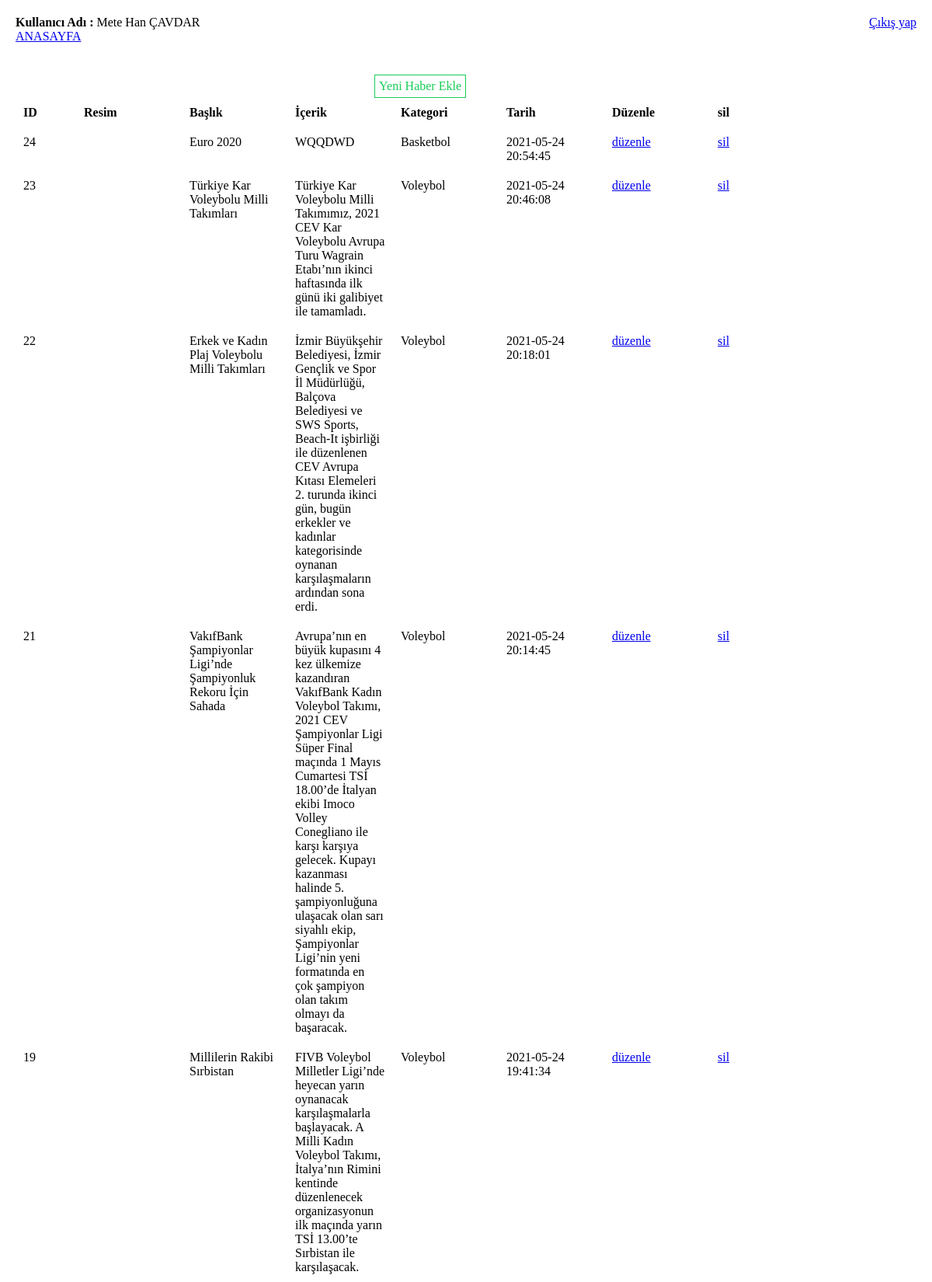
/admin/index.php (signed in), run on the app's committed database.
### tables this page shows
CREATE TABLE `haberler` (
  `id` int(11) NOT NULL,
  `baslik` varchar(255) NOT NULL,
  `icerik` text NOT NULL,
  `resim` varchar(255) DEFAULT NULL,
  `tarih` datetime NOT NULL DEFAULT current_timestamp(),
  `kategori` varchar(255) NOT NULL
);

### admin/index.php (the view, shortened to what this page needs)
<?php  session_start();
include 'session.php';
$haberler = mysqli_query($db,"SELECT * FROM `haberler` ORDER BY tarih DESC");
include 'header.php';
?>
    <div class="container">
    <div class="sag haber_ekle" ><a href="ekle.php">Yeni Haber Ekle</a></div>
         <div class="main">
            <div class="h_satir basliklar">
            <div class="hid">ID</div>
                <div class="hresim">Resim</div>
                <div class="hbaslik">Başlık</div>
                <div class="hicerik">İçerik</div>
                <div class="hkategori">Kategori</div>
                <div class="htarih">Tarih</div>
                <div class="hduzenle">Düzenle</div>
                <div class="hsil">sil</div>
            </div>
        <?php
            while($satir= mysqli_fetch_array($haberler)){ ?>
            <div class="h_satir" id="<?php echo $satir["id"]; ?>">
                <div class="hid"><?php   echo $satir["id"]; ?></div>
                <div class="hresim"><img src="../images/demo/<?php   echo $satir["resim"]; ?>" alt=""></div>
                <div class="hbaslik"><?php   echo $satir["baslik"]; ?></div>
                <div class="hicerik"><?php   echo $satir["icerik"]; ?></div>
                <div class="hkategori"><?php   echo $satir["kategori"]; ?></div>
                <div class="htarih"><?php   echo $satir["tarih"]; ?></div>
                <div class="hduzenle"><a href="duzenle.php?hid=<?php   echo $satir["id"]; ?>">düzenle</a></div>
                <div class="hsil"  data-id="<?php   echo $satir["id"]; ?>" ><a href="javascript:void(0);" >sil</a></div>
            </div>
         <?php   }
        ?>
    </div>
    </div>
</body>
</html>

### admin/header.php (shortened to what this page needs)
<!DOCTYPE html>
<html lang="en">
<head>
    <link rel="stylesheet" href="css/style.css" type="text/css" />
</head>
<body>
    <header>
        <div class="container">
            <div class="sol"> <b>Kullanıcı Adı : </b> <?php echo $_SESSION['login_user']; ?> </div>
            <div class="sag"><a href="logout.php">Çıkış yap</a></div>
            <div class="home"><a href="index.php">ANASAYFA</a></div>
        </div>
    </header>

### admin/css/style.css (style rules this page uses)
body { margin:0; padding:0 }
.main .h_satir { width: 100%; float: left; }
.main .h_satir div { float: left; padding: 10px; width: 10%; }
.main .h_satir .hid { width: 5%; }
.main .basliklar { font-weight: bold; }
.container .sol { width: 50%; float: left; }
.container .sag { width: 50%; float: left; }
.container .sag a { float: right; }
.container { padding: 20px; }
.haber_ekle { float:right; }
.haber_ekle a { padding: 5px; border: solid 1px #18cc57; color: #18cc57; text-decoration: none; }

### data on the page
haberler: id "24", baslik "Euro 2020", icerik "WQQDWD", kategori "Basketbol", tarih "2021-05-24 20:54:45"
haberler: id "23", baslik "Türkiye Kar Voleybolu Milli Takımları", icerik "Türkiye Kar Voleybolu Milli Takımımız, 2021 CEV Kar Voleybolu Avrupa Turu Wagrain Etabı’nın ikinci haftasında ilk günü iki galibiyet ile tamamladı.", kategori "Voleybol", tarih "2021-05-24 20:46:08"
haberler: id "22", baslik "Erkek ve Kadın Plaj Voleybolu Milli Takımları", icerik "İzmir Büyükşehir Belediyesi, İzmir Gençlik ve Spor İl Müdürlüğü, Balçova Belediyesi ve SWS Sports, Beach-It işbirliği ile düzenlenen CEV Avrupa Kıtası Elemeleri 2. turunda ikinci gün, bugün erkekler ve kadınlar kategorisinde oynanan karşılaşmaların ardından sona erdi.", kategori "Voleybol", tarih "2021-05-24 20:18:01"
haberler: id "21", baslik "VakıfBank Şampiyonlar Ligi’nde Şampiyonluk Rekoru İçin Sahada", icerik "Avrupa’nın en büyük kupasını 4 kez ülkemize kazandıran VakıfBank Kadın Voleybol Takımı, 2021 CEV Şampiyonlar Ligi Süper Final maçında 1 Mayıs Cumartesi TSİ 18.00’de İtalyan ekibi Imoco Volley Conegliano ile karşı karşıya gelecek. Kupayı kazanması halinde 5. şampiyonluğuna ulaşacak olan sarı siyahlı ekip, Şampiyonlar Ligi’nin yeni formatında en çok şampiyon olan takım olmayı da başaracak.", kategori "Voleybol", tarih "2021-05-24 20:14:45"
haberler: id "19", baslik "Millilerin Rakibi Sırbistan", icerik "FIVB Voleybol Milletler Ligi’nde heyecan yarın oynanacak karşılaşmalarla başlayacak. A Milli Kadın Voleybol Takımı, İtalya’nın Rimini kentinde düzenlenecek organizasyonun ilk maçında yarın TSİ 13.00’te Sırbistan ile karşılaşacak.", kategori "Voleybol", tarih "2021-05-24 19:41:34"

### other printed values
$_SESSION['login_user'] "Mete Han ÇAVDAR"
